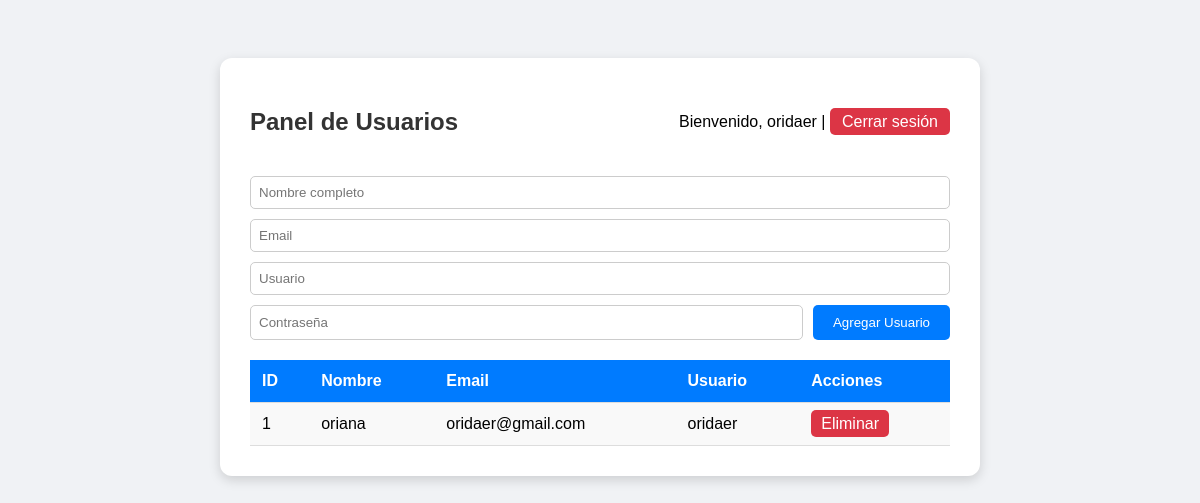
Page /usuarios (signed in) on the earlier database version.
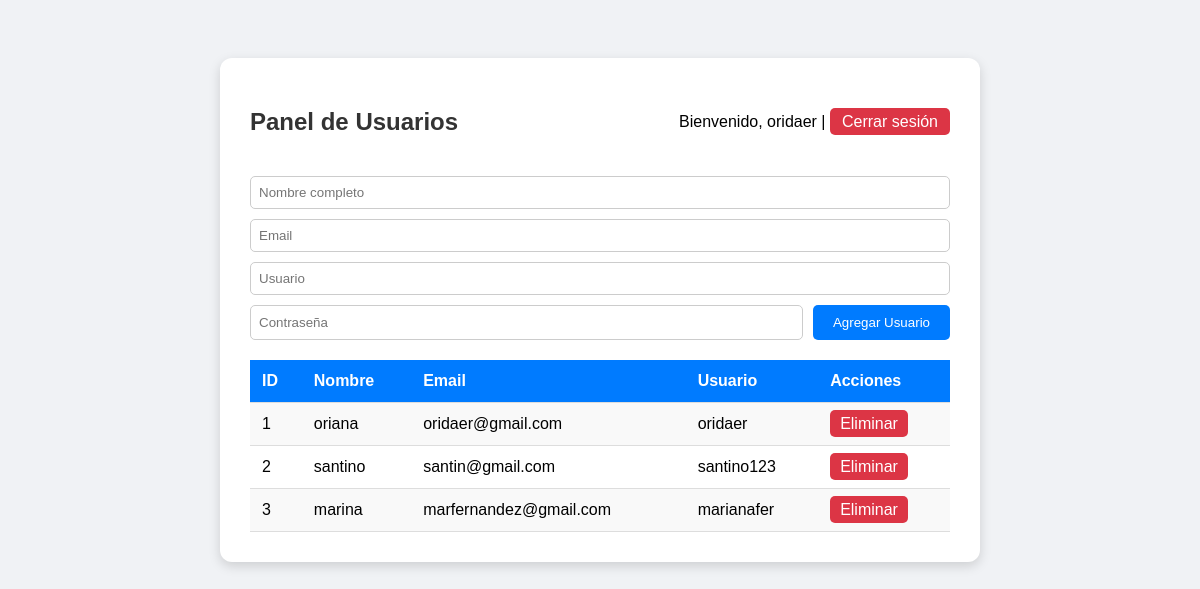
Same page on the later database version.
### app.py (models this page shows)
class Usuario(db.Model):
    id = db.Column(db.Integer, primary_key=True)
    nombre = db.Column(db.String(50), nullable=False)
    email = db.Column(db.String(100), nullable=False, unique=True)
    username = db.Column(db.String(50), nullable=False, unique=True)
    password = db.Column(db.String(200), nullable=False)

### app.py (the view)
@app.route("/usuarios")
@login_required
def usuarios_view():
    usuarios = Usuario.query.all()
    return render_template("usuarios.html", usuarios=usuarios)

### app.py (called while the page is built)
def login_required(f):
    @wraps(f)
    def decorated(*args, **kwargs):
        if "user_id" not in session:
            flash("Debes iniciar sesión primero")
            return redirect(url_for("login_view"))
        return f(*args, **kwargs)
    return decorated

### templates/usuarios.html (shortened to what this page needs)
<!DOCTYPE html>
<html>
<head>
</head>
<body>
    <div class="panel">
        <div class="header">
            <h2>Panel de Usuarios</h2>
            <span>Bienvenido, {{ session.username }} | <a href="{{ url_for('logout') }}" class="logout">Cerrar sesión</a></span>
        </div>
        <form method="POST" action="{{ url_for('agregar_usuario') }}">
            <input type="text" name="nombre" placeholder="Nombre completo" required>
            <input type="email" name="email" placeholder="Email" required>
            <input type="text" name="username" placeholder="Usuario" required>
            <input type="password" name="password" placeholder="Contraseña" required>
            <button type="submit">Agregar Usuario</button>
        </form>
        <table>
            <tr>
                <th>ID</th>
                <th>Nombre</th>
                <th>Email</th>
                <th>Usuario</th>
                <th>Acciones</th>
            </tr>
            {% for u in usuarios %}
            <tr>
                <td>{{ u.id }}</td>
                <td>{{ u.nombre }}</td>
                <td>{{ u.email }}</td>
                <td>{{ u.username }}</td>
                <td>
                    <a href="{{ url_for('borrar_usuario', id=u.id) }}" class="delete">Eliminar</a>
                </td>
            </tr>
            {% endfor %}
        </table>
    </div>
</body>
</html>

### templates/usuarios.html (style rules this page uses)
body { font-family: Arial, sans-serif; background: #f0f2f5; display: flex; justify-content: center; align-items: flex-start; padding-top: 50px; }
.panel { background: white; padding: 30px; border-radius: 12px; box-shadow: 0 4px 12px rgba(0,0,0,0.15); width: 700px; }
h2 { text-align: center; color: #333; margin-bottom: 20px; }
.header { display: flex; justify-content: space-between; align-items: center; margin-bottom: 20px; }
a.logout { background: #dc3545; color: white; padding: 5px 12px; text-decoration: none; border-radius: 5px; }
form { display: flex; flex-wrap: wrap; gap: 10px; margin-bottom: 20px; }
input { flex: 1 1 calc(50% - 10px); padding: 8px; border-radius: 5px; border: 1px solid #ccc; }
button { padding: 10px 20px; background: #007BFF; color: white; border: none; border-radius: 5px; cursor: pointer; }
table { width: 100%; border-collapse: collapse; margin-top: 10px; }
th, td { padding: 12px; border-bottom: 1px solid #ddd; text-align: left; }
th { background: #007BFF; color: white; }
tr:nth-child(even) { background: #f9f9f9; }
a.delete { background: #dc3545; color: white; padding: 5px 10px; border-radius: 5px; text-decoration: none; }

Differences in the rows shown:
added Usuario: id "2", nombre "santino", email "santin@gmail.com", username "santino123"
added Usuario: id "3", nombre "marina", email "marfernandez@gmail.com", username "marianafer"
